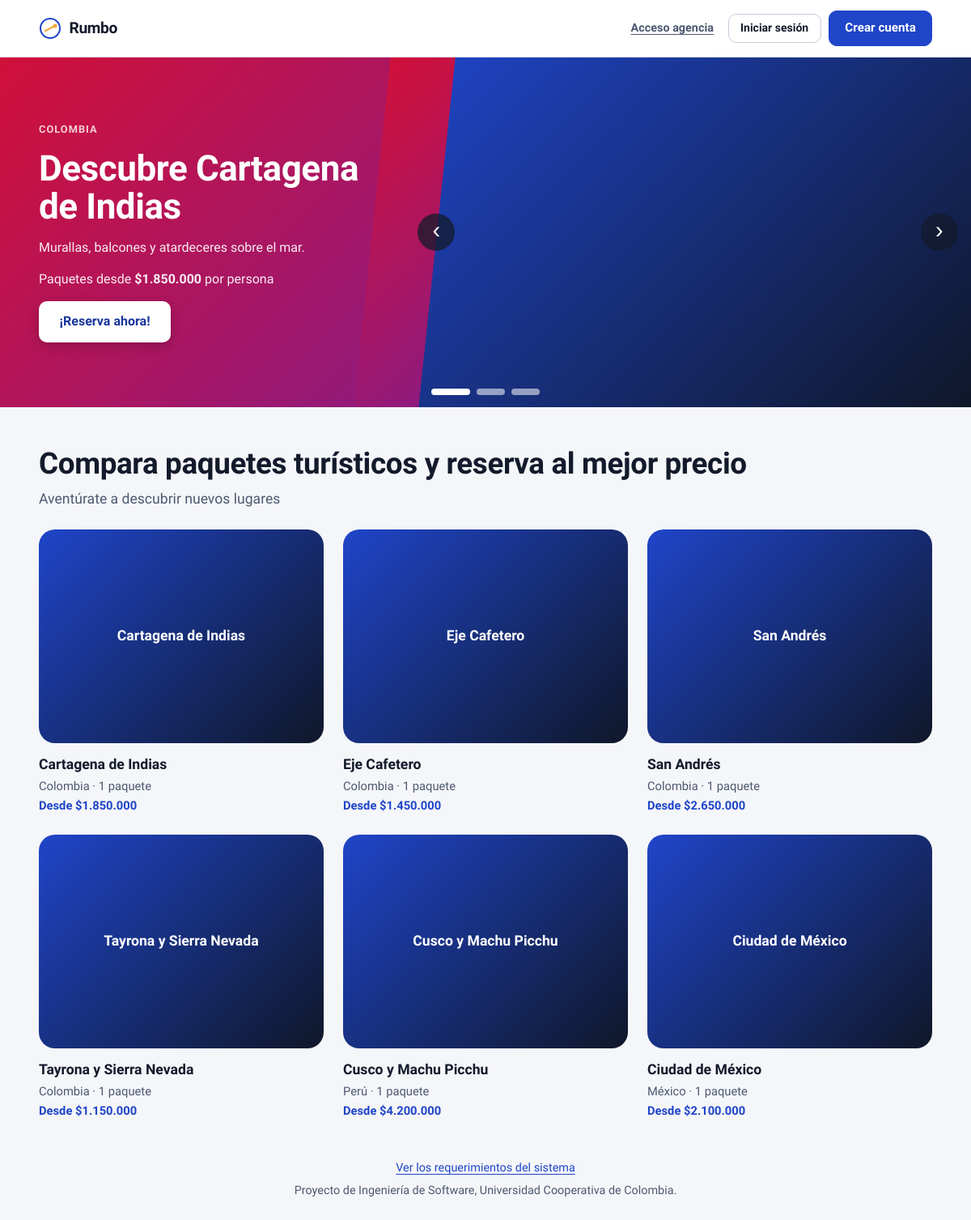
The page / on the database its author committed.
### tables this page shows
CREATE TABLE destinos (
                id          INTEGER PRIMARY KEY AUTOINCREMENT,
                nombre      TEXT NOT NULL,
                pais        TEXT NOT NULL,
                region      TEXT NOT NULL,
                descripcion TEXT NOT NULL DEFAULT ''
            , imagen TEXT NOT NULL DEFAULT '');

### app.py (the view)
@app.route("/")
def inicio():
    if session.get("rol") in ROLES:
        return redirect(url_for(ROLES[session["rol"]]["panel"]))
    return render_template("inicio.html", destinos=destinos_con_precio())

### app.py (called while the page is built)
def _slug(texto):
    t = unicodedata.normalize("NFKD", texto).encode("ascii", "ignore").decode()
    return re.sub(r"[^a-z0-9]+", "-", t.lower()).strip("-")

def foto_destino(nombre, guardada=""):
    slug = _slug(nombre)
    for ext in ("jpg", "jpeg", "png", "webp"):
        if os.path.exists(os.path.join(BASE_DIR, "static", "img", "destinos", f"{slug}.{ext}")):
            return url_for("static", filename=f"img/destinos/{slug}.{ext}")
    return guardada or ""

def cop(valor):
    return "$" + f"{int(valor):,}".replace(",", ".")

def get_db():
    if "db" not in g:
        g.db = sqlite3.connect(DB_PATH)
        g.db.row_factory = sqlite3.Row
        g.db.create_function("sin_acentos", 1, sin_acentos)
    return g.db

@app.teardown_appcontext
def cerrar_db(_error=None):
    db = g.pop("db", None)
    if db is not None:
        db.close()

@app.context_processor
def inyectar_notificaciones():
    if session.get("rol") == "cliente":
        fila = get_db().execute(
            "SELECT COUNT(*) AS n FROM notificaciones WHERE usuario_id = ? AND leida = 0",
            (session["usuario_id"],),
        ).fetchone()
        return {"notificaciones_sin_leer": fila["n"]}
    return {"notificaciones_sin_leer": 0}

@app.before_request
def proteger_formularios():
    if request.method == "POST":
        enviado = request.form.get("csrf_token", "").encode()
        esperado = session.get("csrf", "").encode()
        if not esperado or not hmac.compare_digest(enviado, esperado):
            abort(400)

def destinos_con_precio():
    return get_db().execute(
        "SELECT d.*, COUNT(p.id) AS num_paquetes, MIN(p.precio_persona) AS desde "
        "FROM destinos d LEFT JOIN paquetes p ON p.destino_id = d.id AND p.activo = 1 "
        "GROUP BY d.id ORDER BY d.id"
    ).fetchall()

### templates/inicio.html (shortened to what this page needs)
{% extends "base.html" %}
{% block cuerpo %}
<header class="portada-cab">
  <a class="marca marca--barra" href="{{ url_for('inicio') }}" aria-label="{{ app_nombre }}, inicio">
    <svg width="28" height="28" viewBox="0 0 28 28" aria-hidden="true"><circle cx="14" cy="14" r="12" fill="none" stroke="currentColor" stroke-width="2"/><path d="M8 17 L20 11" stroke="var(--sol)" stroke-width="2.5" stroke-linecap="round"/><circle cx="20" cy="11" r="2.6" fill="var(--sol)"/></svg>
    <span>{{ app_nombre }}</span>
  </a>
  <nav class="portada-cab__acciones" aria-label="Acceso">
    <a href="{{ url_for('acceso', rol='administrador') }}" class="portada-cab__agencia">Acceso agencia</a>
    <a class="boton boton--claro" href="{{ url_for('acceso', rol='cliente') }}">Iniciar sesión</a>
    <a class="boton" href="{{ url_for('registro', rol='cliente') }}">Crear cuenta</a>
  </nav>
</header>
<main id="contenido" class="portada">
  {% set publico = true %}
  {% include "_portada.html" %}
</main>
<footer class="portada-pie">
  <a href="{{ url_for('requerimientos') }}">Ver los requerimientos del sistema</a>
  <p>Proyecto de Ingeniería de Software, Universidad Cooperativa de Colombia.</p>
</footer>
{% endblock %}

### templates/_portada.html (shortened to what this page needs)
{% from "_foto.html" import foto %}
{% if destinos %}
{% set slides = destinos[:3] %}
<section class="banner" data-banner aria-roledescription="carrusel" aria-label="Destinos destacados">
  {% for d in slides %}
  <article class="banner__slide{% if loop.first %} is-activa{% endif %}" aria-hidden="{{ 'false' if loop.first else 'true' }}">
    <div class="banner__texto">
      <p class="banner__etiqueta">{{ d.pais }}</p>
      <h2>Descubre {{ d.nombre }}</h2>
      <p>{{ d.descripcion }}</p>
      {% if d.desde %}<p class="banner__precio">Paquetes desde <strong>{{ d.desde | cop }}</strong> por persona</p>{% endif %}
      <a class="banner__boton" href="{{ url_for('acceso', rol='cliente') if publico else url_for('cliente_paquetes', destino_id=d.id) }}">¡Reserva ahora!</a>
    </div>
    <div class="banner__foto">
    </div>
  </article>
  {% endfor %}
  <button class="banner__flecha banner__flecha--ant" type="button" data-banner-ant aria-label="Anterior">&#8249;</button>
  <button class="banner__flecha banner__flecha--sig" type="button" data-banner-sig aria-label="Siguiente">&#8250;</button>
  <div class="banner__puntos" role="tablist" aria-label="Elegir destino">
    {% for d in slides %}<button type="button" data-banner-punto="{{ loop.index0 }}" aria-label="Ver {{ d.nombre }}"{% if loop.first %} class="is-activa"{% endif %}></button>{% endfor %}
  </div>
</section>
<section class="portada-destinos" aria-labelledby="titulo-portada">
  {% set h = "h1" if publico else "h2" %}
  <{{ h }} id="titulo-portada" class="portada-titulo">Compara paquetes turísticos y reserva al mejor precio</{{ h }}>
  <p class="portada-destinos__sub">Aventúrate a descubrir nuevos lugares</p>
  <div class="portada-rejilla">
    {% for d in destinos %}
    <a class="portada-card" href="{{ url_for('acceso', rol='cliente') if publico else url_for('cliente_paquetes', destino_id=d.id) }}">
      {{ foto(d.nombre, d.imagen, "foto--card") }}
      <span class="portada-card__info">
        <strong>{{ d.nombre }}</strong>
        <span>{{ d.pais }} · {{ d.num_paquetes }} paquete{{ 's' if d.num_paquetes != 1 }}</span>
        {% if d.desde %}<span class="portada-card__precio">Desde {{ d.desde | cop }}</span>{% endif %}
      </span>
    </a>
    {% endfor %}
  </div>
</section>
{% endif %}

### templates/_foto.html (shortened to what this page needs)
{% macro foto(nombre, guardada="", clase="") %}
<div class="foto {{ clase }}" data-nombre="{{ nombre }}" role="img" aria-label="Foto de {{ nombre }}">
  <span class="foto__nombre">{{ nombre }}</span>
</div>
{% endmacro %}

### rows shown on the page
destinos: pais "COLOMBIA", nombre "Cartagena de Indias", descripcion "Murallas, balcones y atardeceres sobre el mar.", desde|cop "$1.850.000", pais "Colombia", num_paquetes "1"
destinos: nombre "Eje Cafetero", pais "Colombia", num_paquetes "1", desde|cop "$1.450.000"
destinos: nombre "San Andrés", pais "Colombia", num_paquetes "1", desde|cop "$2.650.000"
destinos: nombre "Tayrona y Sierra Nevada", pais "Colombia", num_paquetes "1", desde|cop "$1.150.000"
destinos: nombre "Cusco y Machu Picchu", pais "Perú", num_paquetes "1", desde|cop "$4.200.000"
destinos: nombre "Ciudad de México", pais "México", num_paquetes "1", desde|cop "$2.100.000"

### other values the page prints
{{ app_nombre }} "Rumbo"
